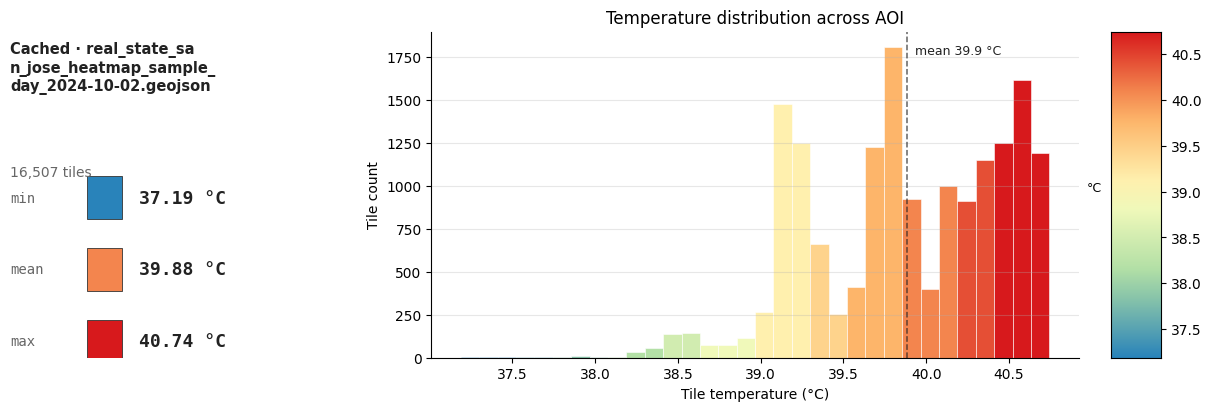
#> input picture docs/images/heatmap_summary.png, 1211 x 411 px; its folder holds only this picture in this run
$ python analyze_enhance_images.py
#> lines starting #> are read from the running program, lines starting #| are printed output that depends on the picture
"""Analyze all images for clarity and enhance (super-resolution + sharpen).

Checks: docs/images/*, Resources/Youtube/frames (sample), docs/videos/*.
Enhances: heatmaps, 24h GIFs, teaser, vector field via LANCZOS 2x + sharpen + contrast.
All from collected data, no new API, mock-safe. Writes enhanced copies with _hq suffix.
"""

import pathlib
import numpy as np
from PIL import Image, ImageEnhance, ImageFilter

DOCS_IMAGES = pathlib.Path("docs/images")
FRAMES_DIR = pathlib.Path("Resources/Youtube/frames")

def laplacian_variance(pil_img):
    # Approximate blur metric without cv2: variance of FIND_EDGES response
    gray = pil_img.convert("L").filter(ImageFilter.FIND_EDGES)
    arr = np.array(gray, dtype=np.float32)
    return float(arr.var())

def enhance(pil_img, scale=2.0):
    # Super-resolution via LANCZOS + sharpen + contrast
    w, h = pil_img.size
    big = pil_img.resize((int(w*scale), int(h*scale)), Image.LANCZOS)
    # Sharpen
    sharp = ImageEnhance.Sharpness(big).enhance(1.8)
    # Contrast
    cont = ImageEnhance.Contrast(sharp).enhance(1.15)
    # Color
    col = ImageEnhance.Color(cont).enhance(1.1)
    # Slight unsharp mask
    return col.filter(ImageFilter.UnsharpMask(radius=2, percent=120, threshold=2))

# Analyze docs/images
print("=== docs/images analysis ===")
for p in sorted(DOCS_IMAGES.glob("*.png")):
    img = Image.open(p)
#> img is the input picture: PIL image 1211x411 RGBA; mean R, G, B, A 245.5, 234.4, 228.6, 255
    lv = laplacian_variance(img)
#> in laplacian_variance, `gray = pil_img.convert("L").filter(ImageFilter.FIND_EDGES)`:
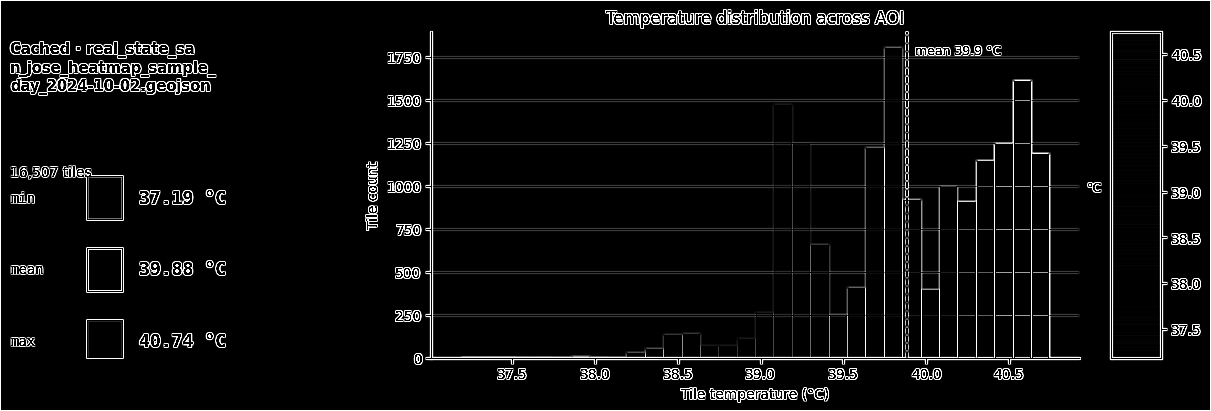
#> gray: PIL image 1211x411 L; min 0, max 255, mean 13.3
#> lv = 2694.5
    blur = "blurry" if lv < 100 else "sharp" if lv > 500 else "ok"
#> blur = 'sharp'
    print(f"{p.name:30} {img.size[0]}x{img.size[1]}  lapVar {lv:.1f} {blur}  {p.stat().st_size//1024}KB")
#| heatmap_summary.png            1211x411  lapVar 2694.5 sharp  43KB

for p in sorted(DOCS_IMAGES.glob("*.gif")):
    img = Image.open(p)
    # first frame
    img.seek(0)
    lv = laplacian_variance(img.convert("RGB"))
    print(f"{p.name:30} {img.size[0]}x{img.size[1]}  lapVar {lv:.1f}  {p.stat().st_size//1024}KB")

# Sample YouTube frames
print("\n=== Youtube frames sample (10) ===")
if FRAMES_DIR.exists():
    files = sorted(FRAMES_DIR.glob("*.png"))[:10]
    for p in files:
        img = Image.open(p)
        lv = laplacian_variance(img)
        print(f"{p.name:12} {img.size[0]}x{img.size[1]} lapVar {lv:.1f}")

# Enhance heatmaps to _hq
print("\n=== enhancing heatmaps to _hq (2x LANCZOS + sharpen) ===")
for name in ["heatmap_visualized_mit.png", "heatmap_summary_mit.png", "heatmap_summary_phoenix.png", "heatmap_visualized.png"]:
    p = DOCS_IMAGES / name
    if not p.exists():
        continue
    img = Image.open(p).convert("RGB")
    hq = enhance(img, scale=1.5)  # 1.5x not 2x to keep under 5MB
    out = DOCS_IMAGES / p.name.replace(".png", "_hq.png")
    hq.save(out, optimize=True)
    # Compare
    lv0 = laplacian_variance(img)
    lv1 = laplacian_variance(hq)
    print(f"{name:30} {p.stat().st_size//1024}KB -> {out.stat().st_size//1024}KB  lapVar {lv0:.1f} -> {lv1:.1f} (+{(lv1-lv0)/max(lv0,1)*100:.1f}%)")

# Enhance GIFs: re-encode with 256 colors + dither
print("\n=== re-encoding GIFs with 256 colors ===")
for name in ["heatmap_24h_mit.gif", "heatmap_24h_phoenix.gif", "teaser_mit_3d.gif", "teaser.gif"]:
    p = DOCS_IMAGES / name
    if not p.exists():
        p = pathlib.Path("docs/videos") / name
        if not p.exists():
            continue
    try:
        im = Image.open(p)
        frames = []
        try:
            while True:
                f = im.convert("P", palette=Image.ADAPTIVE, colors=256, dither=Image.FLOYDSTEINBERG)
                frames.append(f)
                im.seek(im.tell()+1)
        except EOFError:
            pass
        out = p.parent / p.name.replace(".gif", "_hq.gif")
        frames[0].save(out, save_all=True, append_images=frames[1:], duration=im.info.get("duration", 250), loop=0, optimize=True)
        print(f"{p.name:30} {p.stat().st_size//1024}KB -> {out.stat().st_size//1024}KB frames={len(frames)} 256 colors")
    except Exception as e:
        print(f"{p.name} failed {e}")

print("\nDone — check docs/images/*_hq.* and docs/videos/*_hq.gif")
